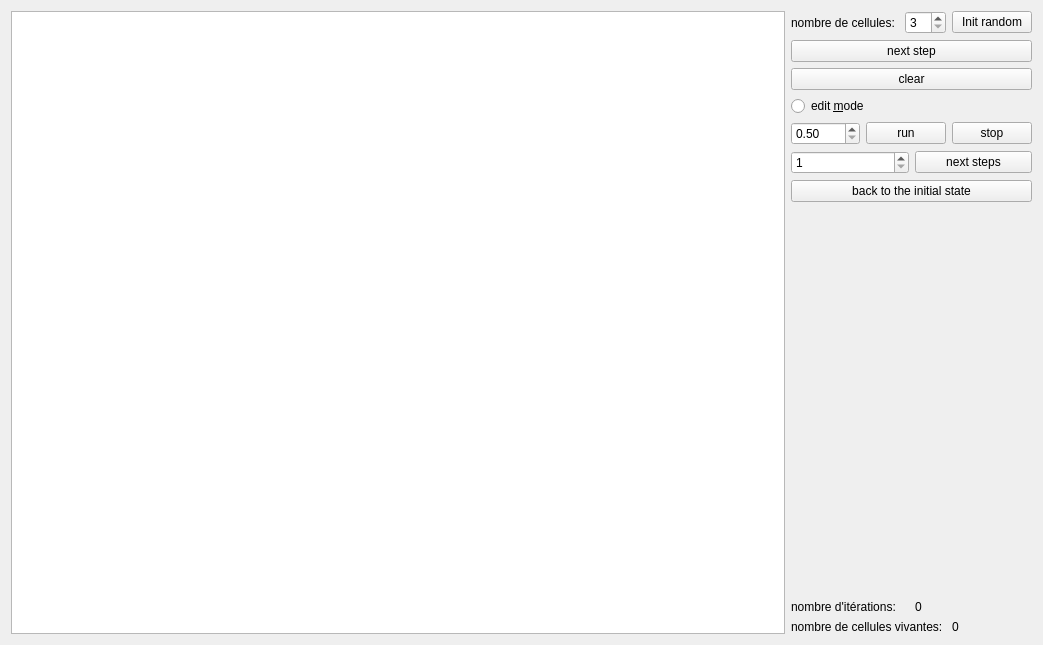
<?xml version="1.0" encoding="UTF-8"?>
<ui version="4.0">
 <class>MainWindow</class>
 <widget class="QMainWindow" name="MainWindow">
  <property name="geometry">
   <rect>
    <x>0</x>
    <y>0</y>
    <width>1043</width>
    <height>645</height>
   </rect>
  </property>
  <property name="windowTitle">
   <string>MainWindow</string>
  </property>
  <widget class="QWidget" name="centralWidget">
   <layout class="QHBoxLayout" name="horizontalLayout">
    <item>
     <widget class="QGraphicsView" name="graphicsView">
      <property name="verticalScrollBarPolicy">
       <enum>Qt::ScrollBarAlwaysOff</enum>
      </property>
      <property name="horizontalScrollBarPolicy">
       <enum>Qt::ScrollBarAlwaysOff</enum>
      </property>
     </widget>
    </item>
    <item>
     <layout class="QVBoxLayout" name="verticalLayout">
      <item>
       <layout class="QHBoxLayout" name="horizontalLayout_5">
        <item>
         <widget class="QLabel" name="label_2">
          <property name="text">
           <string>nombre de cellules: </string>
          </property>
         </widget>
        </item>
        <item>
         <widget class="QSpinBox" name="nb_cell">
          <property name="minimum">
           <number>3</number>
          </property>
         </widget>
        </item>
        <item>
         <widget class="QPushButton" name="init_random">
          <property name="text">
           <string>Init random</string>
          </property>
         </widget>
        </item>
       </layout>
      </item>
      <item>
       <widget class="QPushButton" name="next_step">
        <property name="text">
         <string>next step</string>
        </property>
       </widget>
      </item>
      <item>
       <widget class="QPushButton" name="clear_btn">
        <property name="text">
         <string>clear</string>
        </property>
       </widget>
      </item>
      <item>
       <widget class="QRadioButton" name="edit_mode_btn">
        <property name="text">
         <string>edit &amp;mode</string>
        </property>
       </widget>
      </item>
      <item>
       <layout class="QHBoxLayout" name="horizontalLayout_4">
        <item>
         <widget class="QDoubleSpinBox" name="time_incr">
          <property name="minimum">
           <double>0.500000000000000</double>
          </property>
         </widget>
        </item>
        <item>
         <widget class="QPushButton" name="run_continuous_btn">
          <property name="text">
           <string>run</string>
          </property>
         </widget>
        </item>
        <item>
         <widget class="QPushButton" name="stop_continuous_btn">
          <property name="text">
           <string>stop</string>
          </property>
         </widget>
        </item>
       </layout>
      </item>
      <item>
       <layout class="QHBoxLayout" name="horizontalLayout_2">
        <item>
         <widget class="QSpinBox" name="step_incr">
          <property name="minimum">
           <number>1</number>
          </property>
          <property name="maximum">
           <number>9999</number>
          </property>
         </widget>
        </item>
        <item>
         <widget class="QPushButton" name="int_steps">
          <property name="text">
           <string>next steps</string>
          </property>
         </widget>
        </item>
       </layout>
      </item>
      <item>
       <widget class="QPushButton" name="back_init_btn">
        <property name="text">
         <string>back to the initial state</string>
        </property>
       </widget>
      </item>
      <item>
       <spacer name="verticalSpacer">
        <property name="orientation">
         <enum>Qt::Vertical</enum>
        </property>
        <property name="sizeHint" stdset="0">
         <size>
          <width>20</width>
          <height>40</height>
         </size>
        </property>
       </spacer>
      </item>
      <item>
       <layout class="QHBoxLayout" name="horizontalLayout_3">
        <property name="sizeConstraint">
         <enum>QLayout::SetMinimumSize</enum>
        </property>
        <item>
         <widget class="QLabel" name="label">
          <property name="text">
           <string>nombre d'itérations: </string>
          </property>
         </widget>
        </item>
        <item>
         <widget class="QLabel" name="lbl_nb_it">
          <property name="text">
           <string>0</string>
          </property>
         </widget>
        </item>
       </layout>
      </item>
      <item>
       <layout class="QHBoxLayout" name="horizontalLayout_7">
        <item>
         <widget class="QLabel" name="label_4">
          <property name="text">
           <string>nombre de cellules vivantes: </string>
          </property>
         </widget>
        </item>
        <item>
         <widget class="QLabel" name="nb_cells">
          <property name="text">
           <string>0</string>
          </property>
         </widget>
        </item>
       </layout>
      </item>
     </layout>
    </item>
   </layout>
  </widget>
 </widget>
 <layoutdefault spacing="6" margin="11"/>
 <resources/>
 <connections/>
</ui>
